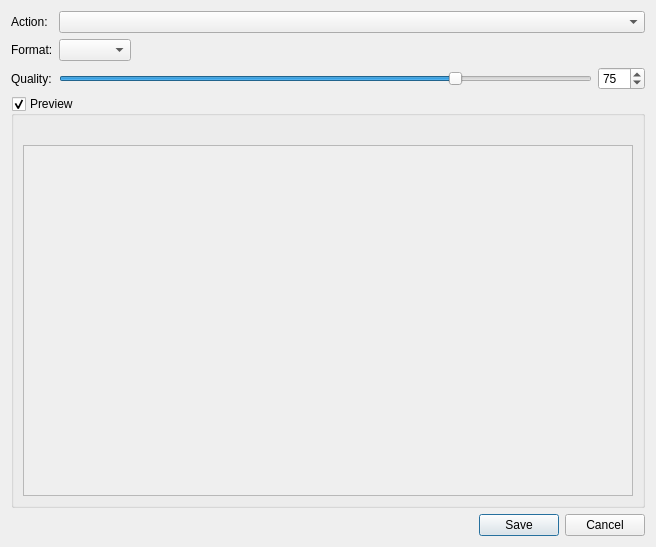
<?xml version="1.0" encoding="UTF-8"?>
<ui version="4.0">
 <class>ScreenShotSaveDialog</class>
 <widget class="QDialog" name="ScreenShotSaveDialog">
  <property name="geometry">
   <rect>
    <x>0</x>
    <y>0</y>
    <width>656</width>
    <height>547</height>
   </rect>
  </property>
  <property name="windowTitle">
   <string>Page shooter</string>
  </property>
  <property name="windowIcon">
   <iconset resource="poshukuresources.qrc">
    <normaloff>:/resources/images/poshuku.svg</normaloff>:/resources/images/poshuku.svg</iconset>
  </property>
  <layout class="QVBoxLayout" name="verticalLayout">
   <item>
    <layout class="QFormLayout" name="formLayout">
     <property name="fieldGrowthPolicy">
      <enum>QFormLayout::ExpandingFieldsGrow</enum>
     </property>
     <item row="1" column="0">
      <widget class="QLabel" name="label_2">
       <property name="text">
        <string>Format:</string>
       </property>
      </widget>
     </item>
     <item row="1" column="1">
      <widget class="QComboBox" name="FormatCombobox_"/>
     </item>
     <item row="2" column="0">
      <widget class="QLabel" name="label_3">
       <property name="text">
        <string>Quality:</string>
       </property>
      </widget>
     </item>
     <item row="2" column="1">
      <layout class="QHBoxLayout" name="horizontalLayout_2">
       <item>
        <widget class="QSlider" name="QualitySlider_">
         <property name="maximum">
          <number>100</number>
         </property>
         <property name="singleStep">
          <number>5</number>
         </property>
         <property name="pageStep">
          <number>20</number>
         </property>
         <property name="value">
          <number>75</number>
         </property>
         <property name="orientation">
          <enum>Qt::Horizontal</enum>
         </property>
        </widget>
       </item>
       <item>
        <widget class="QSpinBox" name="spinBox">
         <property name="maximum">
          <number>100</number>
         </property>
         <property name="value">
          <number>75</number>
         </property>
        </widget>
       </item>
      </layout>
     </item>
     <item row="0" column="0">
      <widget class="QLabel" name="label">
       <property name="text">
        <string>Action:</string>
       </property>
      </widget>
     </item>
     <item row="0" column="1">
      <widget class="QComboBox" name="ActionBox_">
       <property name="sizePolicy">
        <sizepolicy hsizetype="Expanding" vsizetype="Fixed">
         <horstretch>0</horstretch>
         <verstretch>0</verstretch>
        </sizepolicy>
       </property>
      </widget>
     </item>
    </layout>
   </item>
   <item>
    <widget class="QGroupBox" name="PreviewBox_">
     <property name="title">
      <string>Preview</string>
     </property>
     <property name="checkable">
      <bool>true</bool>
     </property>
     <layout class="QVBoxLayout" name="verticalLayout_2">
      <item>
       <widget class="QLabel" name="FileSizeLabel_">
        <property name="text">
         <string/>
        </property>
       </widget>
      </item>
      <item>
       <widget class="QScrollArea" name="Scroller_">
        <property name="widgetResizable">
         <bool>true</bool>
        </property>
        <property name="alignment">
         <set>Qt::AlignLeading|Qt::AlignLeft|Qt::AlignTop</set>
        </property>
        <widget class="QWidget" name="scrollAreaWidgetContents_2">
         <property name="geometry">
          <rect>
           <x>0</x>
           <y>0</y>
           <width>624</width>
           <height>355</height>
          </rect>
         </property>
        </widget>
       </widget>
      </item>
     </layout>
    </widget>
   </item>
   <item>
    <widget class="QDialogButtonBox" name="ButtonBox_">
     <property name="orientation">
      <enum>Qt::Horizontal</enum>
     </property>
     <property name="standardButtons">
      <set>QDialogButtonBox::Cancel|QDialogButtonBox::Save</set>
     </property>
    </widget>
   </item>
  </layout>
 </widget>
 <resources>
  <include location="poshukuresources.qrc"/>
 </resources>
 <connections>
  <connection>
   <sender>ButtonBox_</sender>
   <signal>accepted()</signal>
   <receiver>ScreenShotSaveDialog</receiver>
   <slot>accept()</slot>
   <hints>
    <hint type="sourcelabel">
     <x>528</x>
     <y>514</y>
    </hint>
    <hint type="destinationlabel">
     <x>157</x>
     <y>274</y>
    </hint>
   </hints>
  </connection>
  <connection>
   <sender>ButtonBox_</sender>
   <signal>rejected()</signal>
   <receiver>ScreenShotSaveDialog</receiver>
   <slot>reject()</slot>
   <hints>
    <hint type="sourcelabel">
     <x>596</x>
     <y>520</y>
    </hint>
    <hint type="destinationlabel">
     <x>286</x>
     <y>274</y>
    </hint>
   </hints>
  </connection>
  <connection>
   <sender>QualitySlider_</sender>
   <signal>valueChanged(int)</signal>
   <receiver>spinBox</receiver>
   <slot>setValue(int)</slot>
   <hints>
    <hint type="sourcelabel">
     <x>206</x>
     <y>97</y>
    </hint>
    <hint type="destinationlabel">
     <x>603</x>
     <y>97</y>
    </hint>
   </hints>
  </connection>
  <connection>
   <sender>spinBox</sender>
   <signal>valueChanged(int)</signal>
   <receiver>QualitySlider_</receiver>
   <slot>setValue(int)</slot>
   <hints>
    <hint type="sourcelabel">
     <x>604</x>
     <y>87</y>
    </hint>
    <hint type="destinationlabel">
     <x>187</x>
     <y>95</y>
    </hint>
   </hints>
  </connection>
 </connections>
</ui>
